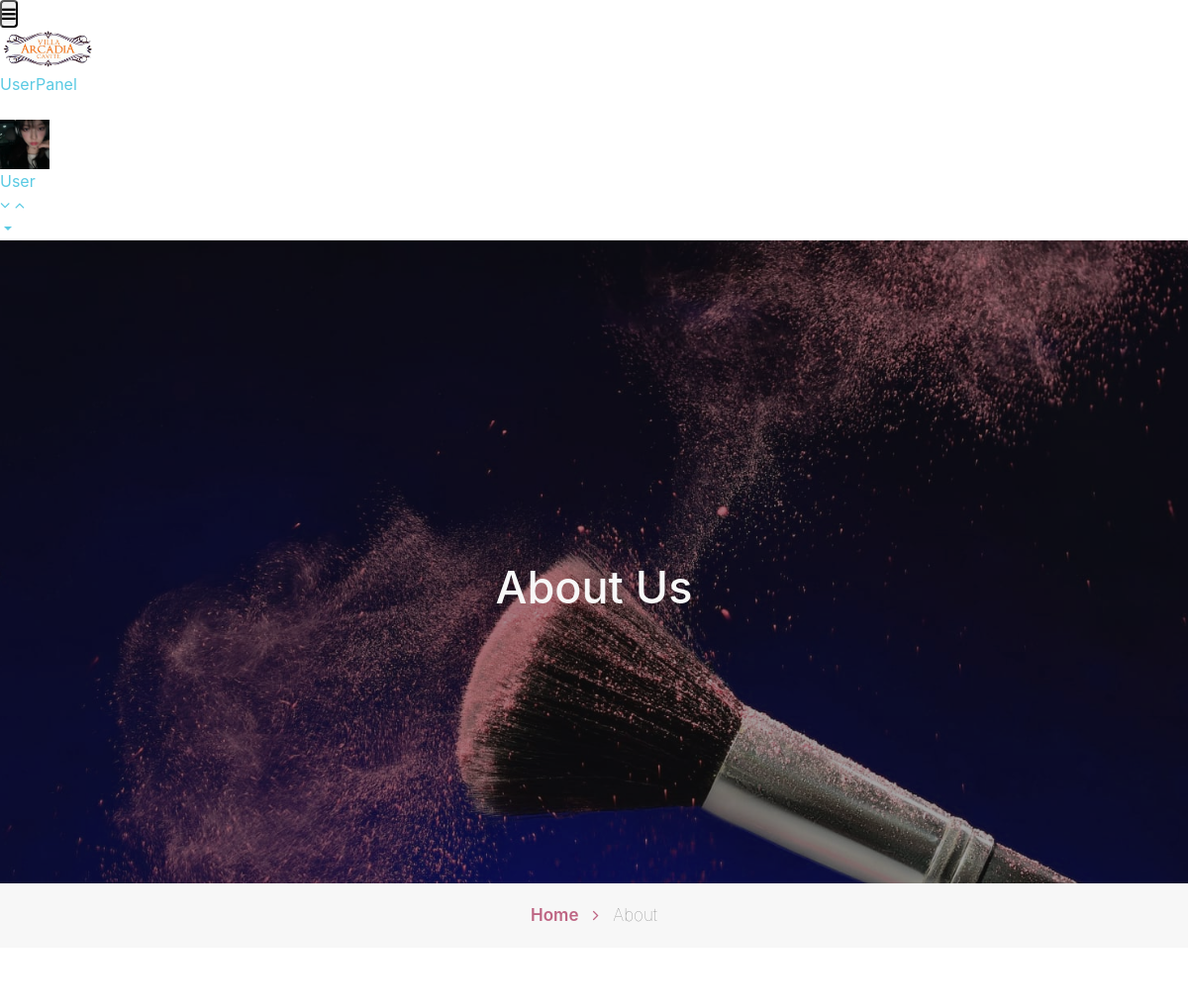
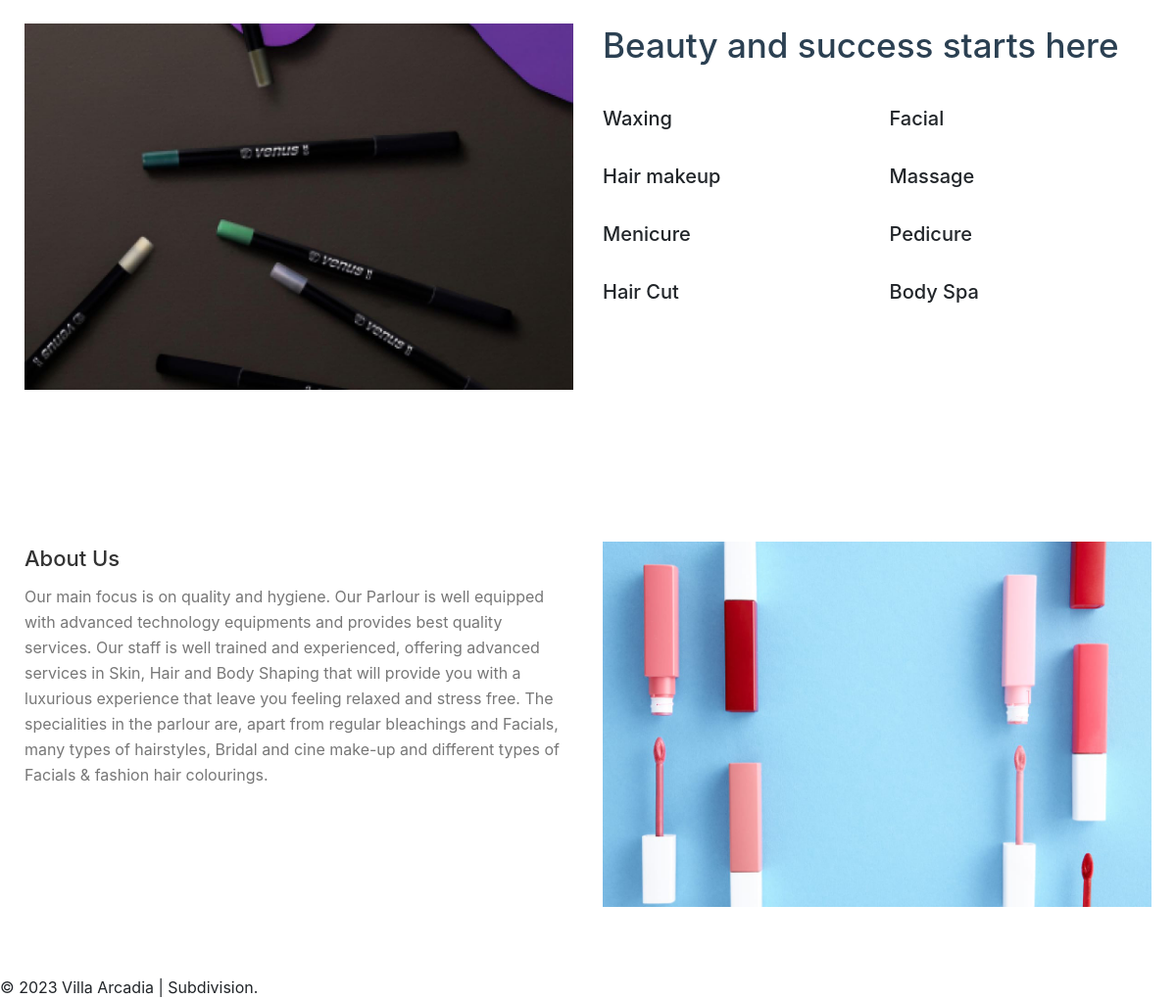
Page /portal/about.php on the committed database (2 pictures, top to bottom).
### tables this page shows
CREATE TABLE `tblpage` (
  `ID` int(10) NOT NULL,
  `PageType` varchar(200) DEFAULT NULL,
  `PageTitle` mediumtext DEFAULT NULL,
  `PageDescription` mediumtext DEFAULT NULL,
  `Email` varchar(200) DEFAULT NULL,
  `MobileNumber` bigint(10) DEFAULT NULL,
  `UpdationDate` date DEFAULT NULL,
  `Timing` varchar(200) NOT NULL
);

### portal/about.php (the view, shortened to what this page needs)
<?php
include('includes/dbconnection.php');
?>
<!doctype html>
<html lang="en">
  <head>
    <link rel="stylesheet" href="assets/css/style-starter.css">
  </head>
  <body id="home">
<?php include_once('includes/header.php');?>
    <section class="w3l-inner-banner-main">
        <div class="about-inner about ">
            <div class="container">
                <div class="main-titles-head text-center">
                <h3 class="header-name ">
					About Us
                </h3>
            </div>
</div>
   </div>
   <div class="breadcrumbs-sub">
   <div class="container">
    <ul class="breadcrumbs-custom-path">
        <li class="right-side propClone"><a href="index.php" class="">Home <span class="fa fa-angle-right" aria-hidden="true"></span></a> <p></li>
        <li class="active ">About</li>
    </ul>
</div>
</div>
    </section>
<section class="w3l-content-with-photo-4"  id="about">
    <div class="content-with-photo4-block ">
        <div class="container">
            <div class="cwp4-two row">
            <div class="cwp4-image col-xl-6">
                <img src="assets/images/b2.jpg" alt="product" class="img-responsive about-me">
            </div>
                <div class="cwp4-text col-xl-6 ">
                    <div class="posivtion-grid">
                    <h3 class="">Beauty and success starts here</h3>
                    <div class="hair-two-colums">
                        <div class="hair-left">
<h5>
    Waxing</h5>
</div>
                        <div class="hair-left">
                            <h5>Facial</h5>
                        </div>
                            <div class="hair-left">
                                                        <h5>Hair makeup</h5>
                                                    </div>
                                                                                <div class="hair-left">
                                                                                    <h5>Massage</h5>
                                                                                </div>
                                                                                 <div class="hair-left">
                                                                                    <h5>Menicure</h5>
                                                                                </div>
   <div class="hair-left">
                                                                                    <h5>Pedicure</h5>
                                                                                </div>
                                                                                   <div class="hair-left">
                                                                                    <h5>Hair Cut</h5>
                                                                                </div>
                                                                                   <div class="hair-left">
                                                                                    <h5>Body Spa</h5>
                                                                                </div>
                </div>
            </div>
        </div>
        </div>
    </div>
</div>
</section>
<section class="w3l-recent-work">
	<div class="jst-two-col">
		<div class="container">
<div class="row">
		<div class="my-bio col-lg-6">
	<div class="hair-make">
		<?php
$ret=mysqli_query($con,"select * from tblpage where PageType='aboutus' ");
while ($row=mysqli_fetch_array($ret)) {
?>
		<h5><a href="blog.html"><?php  echo $row['PageTitle'];?></a></h5>
		<p class="para mt-2"><?php  echo $row['PageDescription'];?></p><?php } ?>
	</div>
	</div>
	<div class="col-lg-6 ">
		<img src="assets/images/b3.jpg" alt="product" class="img-responsive about-me">
	</div>
</div>
		</div>
	</div>
</section>
<?php include_once('includes/footer.php');?>
</body>
</html>

### rows in the picture
tblpage: PageTitle "About Us", PageDescription "Our main focus is on quality and hygiene. Our Parlour is well equipped with advanced technology equipments and provides best quality services. Our staff is well trained and experienced, offering advanced services in Skin, Hair and Body Shaping that will provide you with a luxurious experience that leave you feeling relaxed and stress free. The specialities in the parlour are, apart from regular bleachings and Facials, many types of hairstyles, Bridal and cine make-up and different types of Facials & fashion hair colourings."
